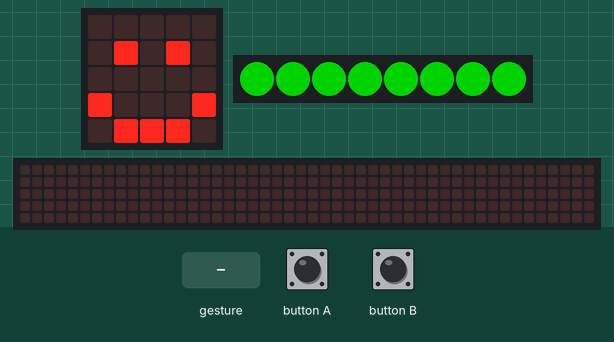
A program run on a simulated BBC micro:bit (MakeCode). Shown: the board's 5×5 LED display, 8 RGB LEDs in strip order, left to right, a strip that is not on the board, showing the scrolling text unrolled. Inputs (shaded band) come from the test bench. Dim RGB values are drawn brighter than linear; the 48×5 strip is a reading aid, not a part: it shows the text the display is scrolling, unrolled, one strip-width of it at a time.

Above: at 1.6 s.
1.7 s: sound turns loud
At 1.77 s:
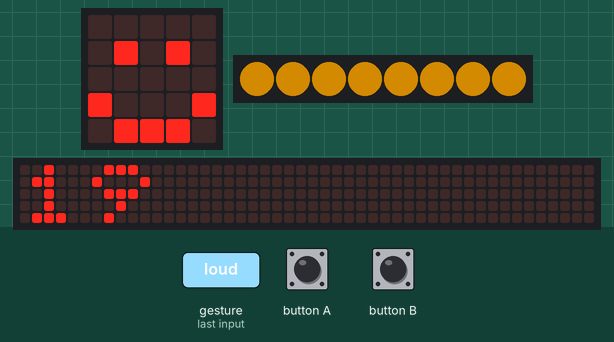
At 2.22 s:
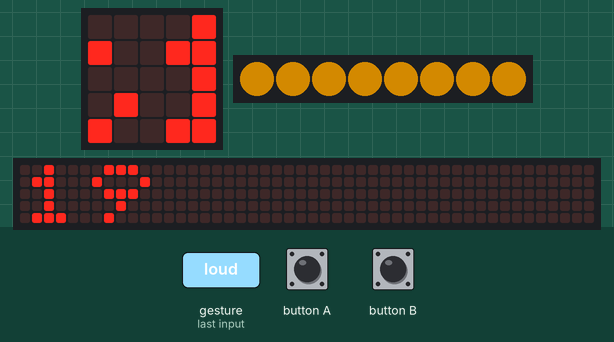
3.6 s: button B pressed for 0.15 s
At 5.7 s:
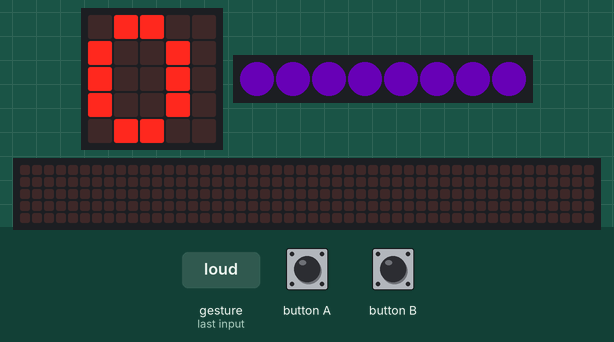
Timing chart, 0 to 11.6 s (numbered marks = the images above; inputs shaded):
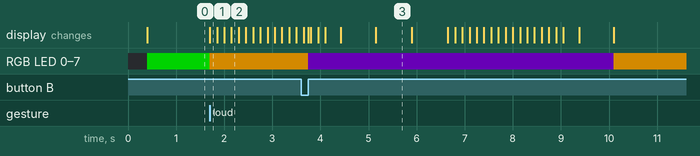

Measured:
- after the input at 1.7 s, RGB LED 0–7: RGB(0, 127, 0) → RGB(127, 82, 0) at once; the display: changes at once (image 1)
- what the display in image 3 shows lasts 0.7 s, from 5.2 s to 5.9 s

The program:

main.ts
```typescript
input.onButtonPressed(Button.A, function () {

})
input.onSound(DetectedSound.Loud, function () {
    strip.showColor(neopixel.colors(NeoPixelColors.Orange))
    basic.showNumber(time)
    basic.showString(".")
    basic.showNumber(minut)
    basic.showString(".")
    basic.showNumber(sekund)
    basic.showString(" ")
    strip.showColor(neopixel.colors(NeoPixelColors.Orange))
})
input.onButtonPressed(Button.B, function () {
    strip.showColor(neopixel.colors(NeoPixelColors.Indigo))
    basic.pause(5000)
})
let strip: neopixel.Strip = null
let sekund = 0
let minut = 0
let time = 0
basic.showLeds(`
    . . . . .
    . # . # .
    . . . . .
    # . . . #
    . # # # .
    `)
time = 19
minut = 0
sekund = 30
strip = neopixel.create(DigitalPin.P2, 8, NeoPixelMode.RGB)
strip.showColor(neopixel.colors(NeoPixelColors.Green))
loops.everyInterval(1000, function () {
    sekund += 1
    if (sekund == 60) {
        sekund = 0
        minut += 1
    }
    if (minut == 60) {
        minut = 0
        time += 1
    }
    if (time == 24) {
        time = 0
        time += 1
    }
})
basic.forever(function () {

})
```

test.ts
```typescript
// test ender her, dette bliver ikke kompileret, når denne pakke bruges som en udvidelse.
```
